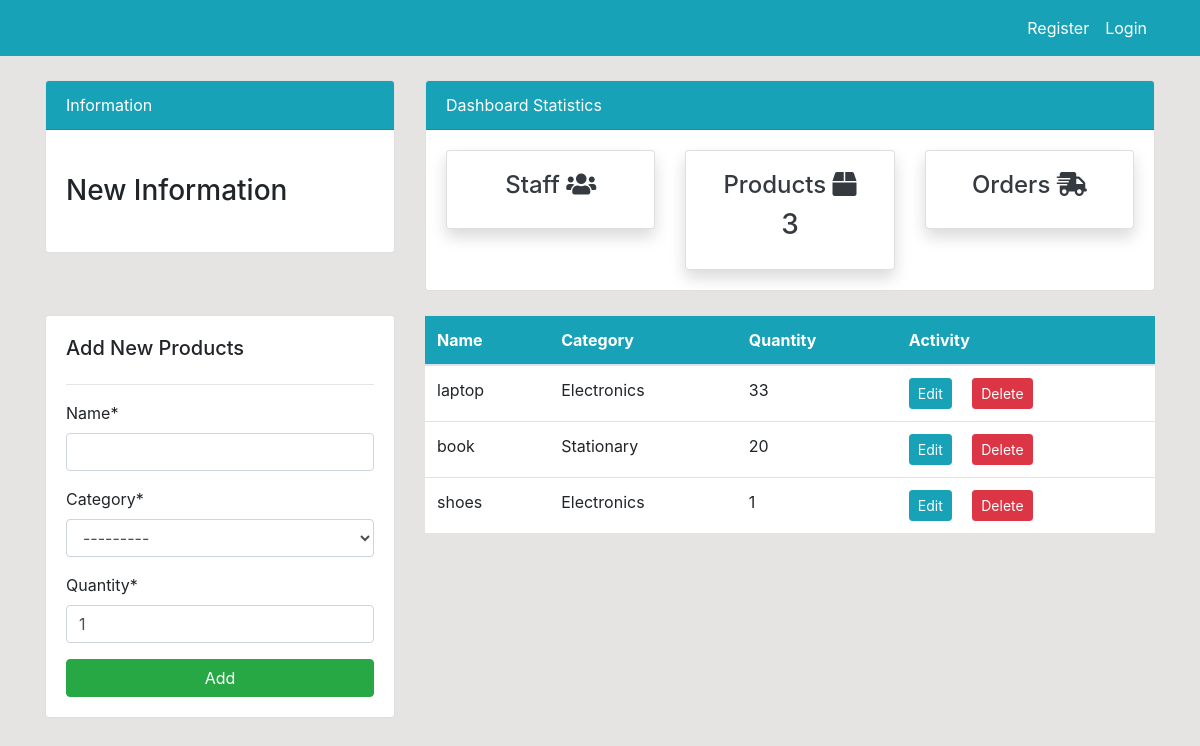
/product, run on the app's committed database.
### dashboard/models.py (models this page shows, shortened)
class Product(models.Model):
    name = models.CharField(max_length=100,null=True)
    category = models.CharField(max_length=100,choices=CATEGORY,null=True)
    quantity = models.PositiveIntegerField(default=1,null=True)

### dashboard/views.py (the view)
# urls.py: path('product',views.product,name='product'),
def product(request):
    items = Product.objects.raw('SELECT * FROM dashboard_product')
    product_count = Product.objects.all().count()
    if request.method == 'POST':
        form = ProductForm(request.POST)
        if form.is_valid():
            form.save()
            product_name = form.cleaned_data.get('name')
            messages.success(request,f"{product_name} was added succesfully")
            return redirect('product')
    else:
        form = ProductForm()
    context = {
        'items':items,
        'form':form,
        'product_count':product_count
    }
    return render(request,'dashboard/products.html',context)

### dashboard/forms.py
class ProductForm(forms.ModelForm):
    class Meta:
        model = Product
        fields = ['name','category','quantity']

### dashboard/templates/dashboard/products.html (shortened to what this page needs)
{% extends 'partials/base.html' %}
{% load crispy_forms_tags %}
{% block content %}
{%include 'partials/top-bar.html'%}
<div class="row my-4">
    <div class="col-md-4">
        <div class="card card-body">
            <h5>Add New Products</h5>
            <hr>
            <form method="POST">
                {{ form|crispy }}
                <input class="btn btn-success btn-block" type="submit" value="Add">
            </form>
        </div>
    </div>
    <div class="col-md-8">
        <table class="table bg-white">
            <thead class="bg-info text-white">
                <tr>
                    <th scope="col">Name</th>
                    <th scope="col">Category</th>
                    <th scope="col">Quantity</th>
                    <th scope="col">Activity</th>
                </tr>
            </thead>
            <tbody>
                {% for product in items %}
                <tr>
                    <td>{{ product.name }}</td>
                    <td>{{ product.category }}</td>
                    <td>{{ product.quantity }}</td>
                    <td>
                        <a class="btn btn-info btn-sm mr-2"
                            href="{% url 'products-edit' product.id %}">Edit</a>
                        <a class="btn btn-danger btn-sm ml-2"
                            href="{% url 'products-delete' product.id %}">Delete</a>
                    </td>
                </tr>
                {% endfor %}
            </tbody>
        </table>
    </div>
</div>
{% endblock %}

### static/style.css (style rules this page uses)
body { background: rgb(230, 227, 227); }

### data on the page
Product: name "laptop", category "Electronics", quantity "33"
Product: name "book", category "Stationary", quantity "20"
Product: name "shoes", category "Electronics", quantity "1"

### other printed values
{{ product_count }} "3"
